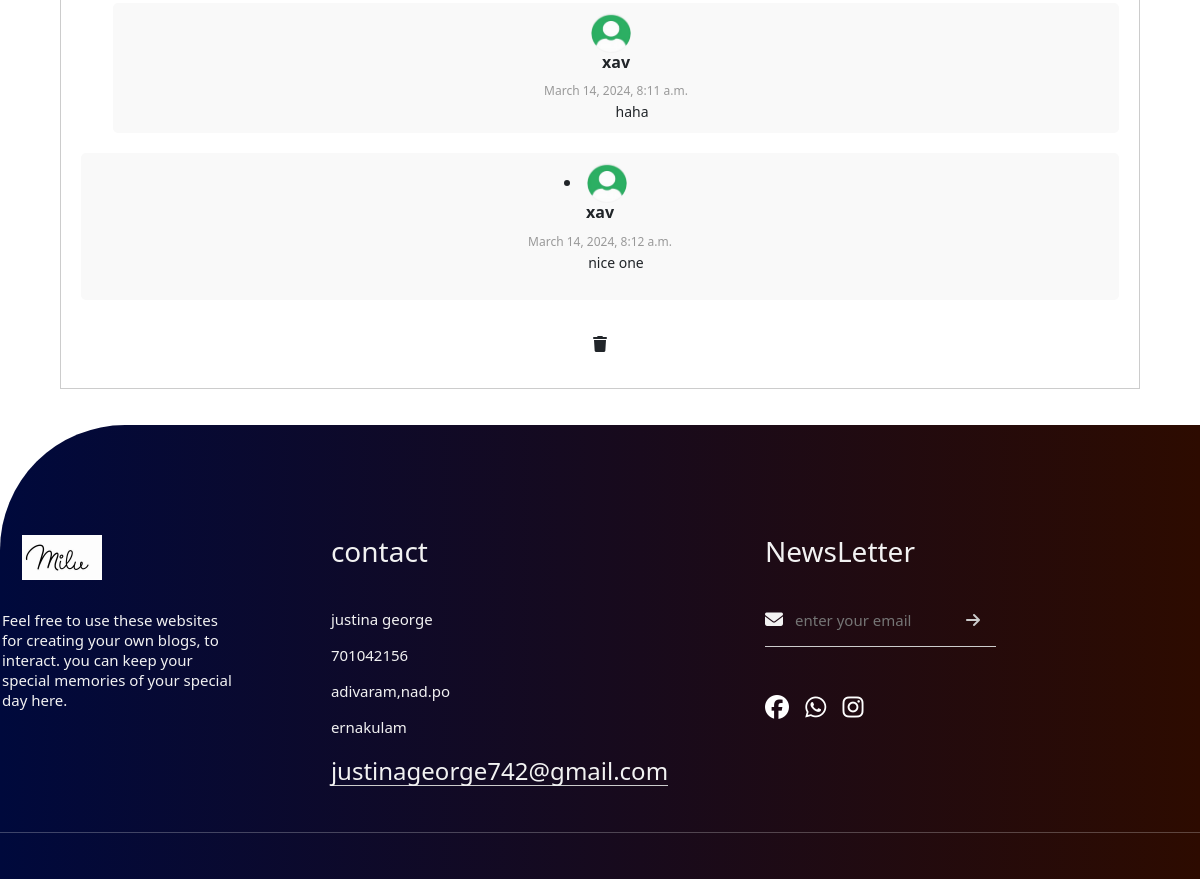
The app's page /home/ (signed in, lower part), older data.
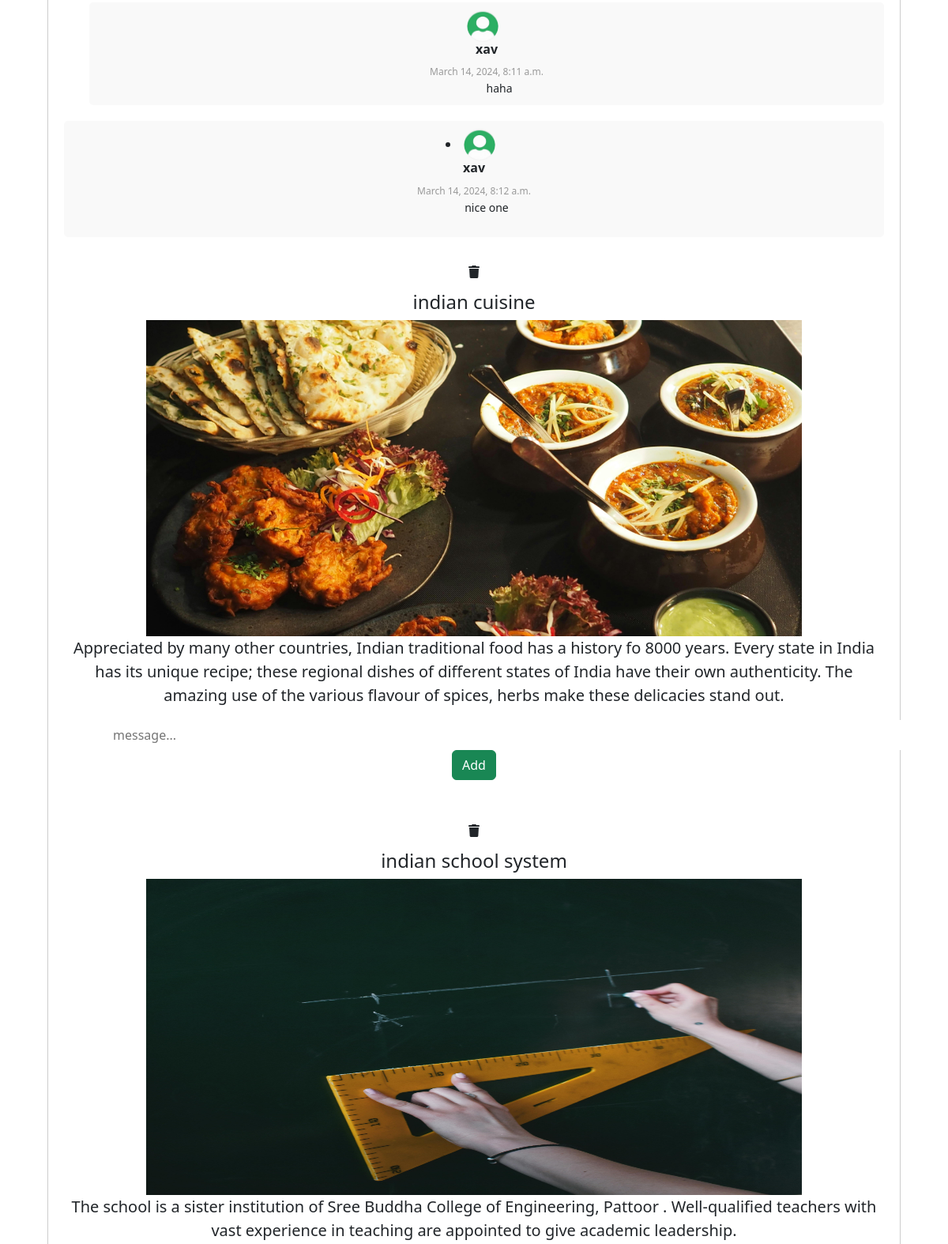
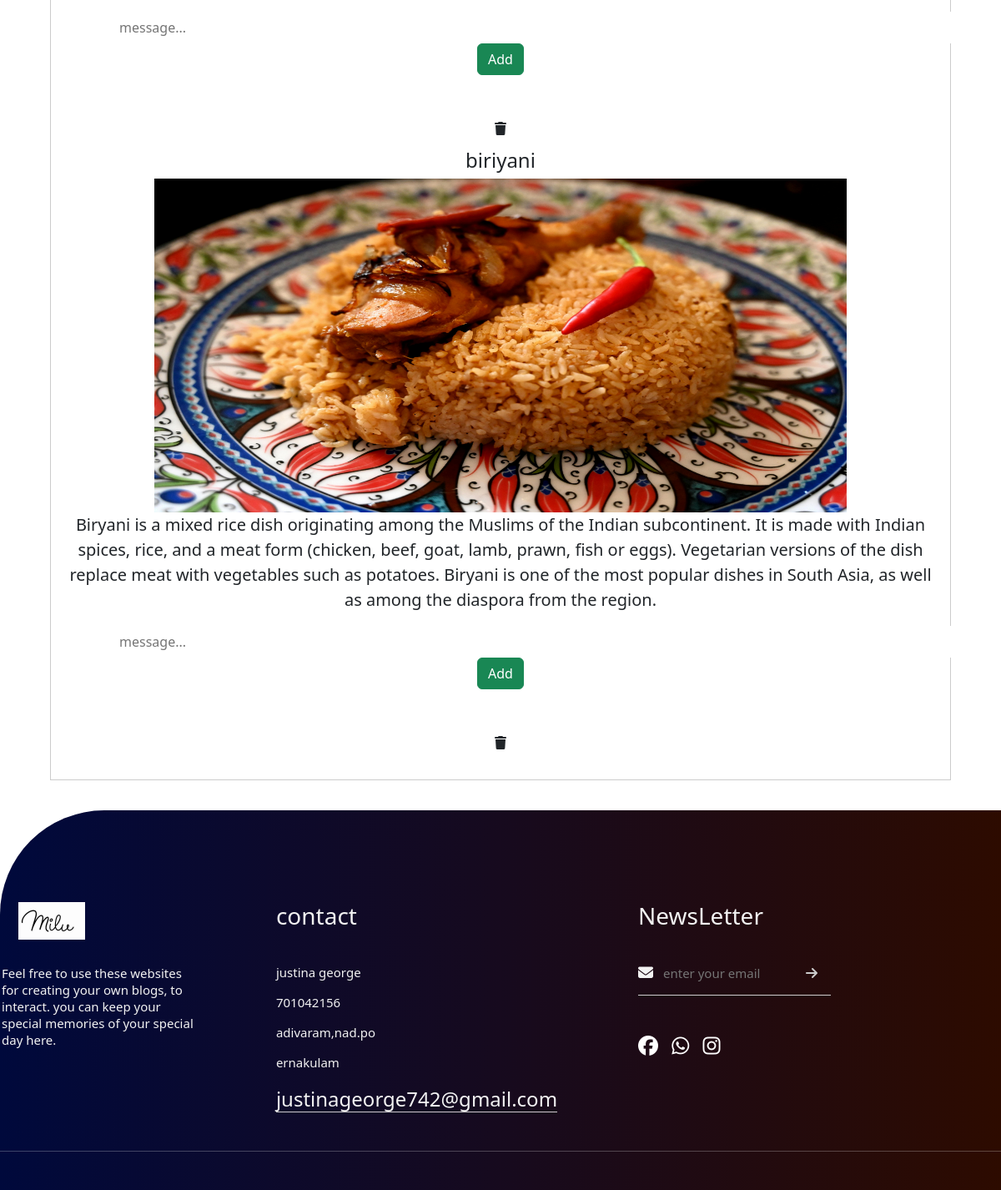
The same page, newer data (2 pictures, top to bottom).
### blogapp/models.py (models this page shows, shortened)
class Comments(models.Model):
    post=models.ForeignKey(Post,on_delete=models.CASCADE,related_name="postcomment")
    user=models.ForeignKey(User,related_name="comments",on_delete=models.CASCADE)
    text=models.TextField()
    created_date=models.DateTimeField(default=timezone.now)

class Post(models.Model):
    post_id = models.AutoField(primary_key=True)
    title = models.CharField(max_length=200)
    content = models.TextField()
    url = models.CharField(max_length=100)
    cat = models.CharField(max_length=100, choices=CATEGORIES)
    image = models.ImageField(upload_to='posts/')

### blogapp/views.py (the view)
# urls.py: path("home/",views.HomeView.as_view(),name="home"),
@method_decorator(decs,name="dispatch")
class HomeView(View):
        def get(self,request,*args,**kwargs):
            posts=Post.objects.all()
            post_comments={}
            for post in posts:
                post_comments[post]=Comments.objects.filter(post=post)
                all_comments = []
                for comments_queryset in post_comments.values():
                    for comment in comments_queryset:
                        all_comments.append(comment)
            return render(request,"index.html",{"post_comments":post_comments})

### blogapp/templates/index.html (shortened to what this page needs)
{%extends 'base.html'%}
{%block body_block%}
{%load static%}
<div class="post-container">
  <div class="post">
    {% for post, comments in post_comments.items %}
     <h4>{{post.title}}</h4>
     <div>
      <img src="{{post.image.url}}" alt="" width="80%" height="400px">
     </div>
     <p class="lead">{{post.content}}</p>
     <div class="back">
      <form  action="{%url 'comments' pk=post.post_id %}" method="post" >
        <div class="ms-5 comment  form-control rounded-end-0 border-0">
          <input type="text" name="text" id="" placeholder="message..." class="border-0 w-100">
        </div>
       <div>
        <button type="submit" class="btn btn-success mb-4">Add</button>
       </div>
        <ul class="comments-list">
          {%for comment in comments%}
          <li class="comment-container">
            {%if comment.user.profile.profile_pic%}
            <img src="{{ comment.user.profile.profile_pic.url }}" alt="" height="40px" width="40px">
           {%else%}
           <img src="{% static 'images/th.jpeg' %}" alt="" height="40px" width="40px">
          {%endif%}
          <h6>{{comment.user}}</h6>
          <span class="created-date">{{ comment.created_date }}</span>
          <oL>{{ comment.text }}</oL>
          </li>
        </ul>
        {%endfor%}
      </form>
     </div>
     <i class="fa-solid fa-trash mb-3 mt-3"><a href="{%url 'delete' post.post_id%}"></a></i>
     {%endfor%}
  </div>
</div>
{%endblock%}

Row changes from the older to the newer data that the page shows:
added Post: title "indian cuisine", image (picture), content "Appreciated by many other countries, Indian traditional food has a history fo 8000 years. Every state in India has its unique recipe; these regional dishes of different states of India have their own authenticity. The amazing use of the various flavour of spices, herbs make these delicacies stand out."
added Post: title "indian school system", image (picture), content "The school is a sister institution of Sree Buddha College of Engineering, Pattoor . Well-qualified teachers with vast experience in teaching are appointed to give academic leadership."
added Post: title "biriyani", image (picture), content "Biryani is a mixed rice dish originating among the Muslims of the Indian subcontinent. It is made with Indian spices, rice, and a meat form (chicken, beef, goat, lamb, prawn, fish or eggs). Vegetarian versions of the dish replace meat with vegetables such as potatoes. Biryani is one of the most popular dishes in South Asia, as well as among the diaspora from the region."
